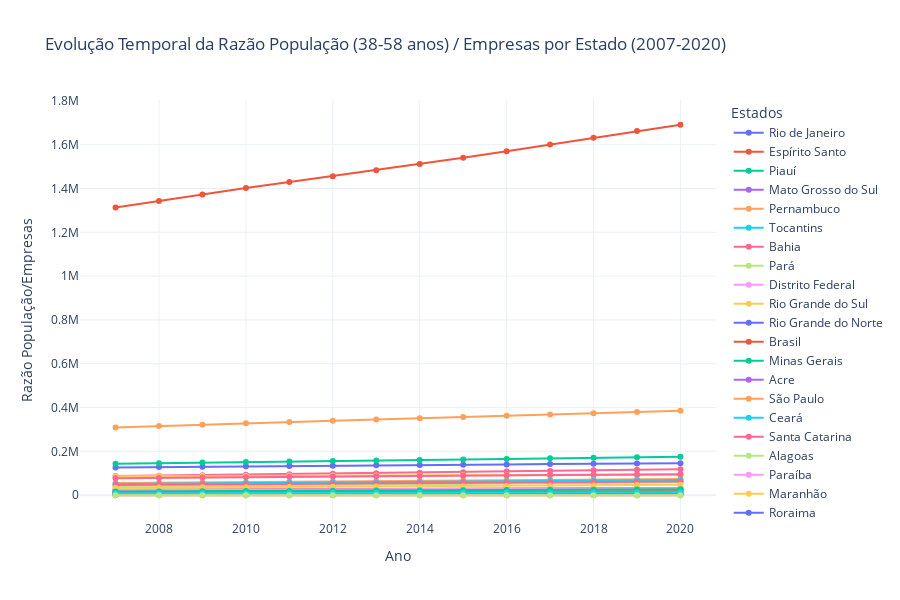

The notebook cell this image was saved under:
### Code cell
fig = go.Figure()

# Adicionando as linhas para cada estado
for estado in razao_populacao_empresa_corrigida.columns:
    fig.add_trace(
        go.Scatter(
            x=razao_populacao_empresa_corrigida.index,
            y=razao_populacao_empresa_corrigida[estado],
            mode="lines+markers",
            name=estado,
            hovertemplate="Estado: "
            + estado
            + "<br>Ano: %{x}<br>Razão: %{y:.2f}<extra></extra>",
        )
    )

# Configurando o layout
fig.update_layout(
    title="Evolução Temporal da Razão População (38-58 anos) / Empresas por Estado (2007-2020)",
    xaxis_title="Ano",
    yaxis_title="Razão População/Empresas",
    legend_title="Estados",
    hovermode="closest",
    template="plotly_white",
    height=600,
)

fig.show()

### Figure 1 — Plotly figure (JSON) as saved in the notebook; plotly's stock layout.template omitted (floating-point values rounded to 4 significant figures)
{"data": [{"hovertemplate": "Estado: Rio de Janeiro<br>Ano: %{x}<br>Razão: %{y:.2f}<extra></extra>", "mode": "lines+markers", "name": "Rio de Janeiro", "type": "scatter", "x": [2007, 2008, 2009, 2010, 2011, 2012, 2013, 2014, 2015, 2016, 2017, 2018, 2019, 2020], "y": [127000.0, 128800.0, 130600.0, 132200.0, 133700.0, 135100.0, 136400.0, 137800.0, 139200.0, 140700.0, 142100.0, 143500.0, 144900.0, 146000.0]}, {"hovertemplate": "Estado: Espírito Santo<br>Ano: %{x}<br>Razão: %{y:.2f}<extra></extra>", "mode": "lines+markers", "name": "Espírito Santo", "type": "scatter", "x": [2007, 2008, 2009, 2010, 2011, 2012, 2013, 2014, 2015, 2016, 2017, 2018, 2019, 2020], "y": [25410.0, 26070.0, 26710.0, 27310.0, 27870.0, 28420.0, 28950.0, 29500.0, 30070.0, 30650.0, 31250.0, 31860.0, 32470.0, 33050.0]}, {"hovertemplate": "Estado: Piauí<br>Ano: %{x}<br>Razão: %{y:.2f}<extra></extra>", "mode": "lines+markers", "name": "Piauí", "type": "scatter", "x": [2007, 2008, 2009, 2010, 2011, 2012, 2013, 2014, 2015, 2016, 2017, 2018, 2019, 2020], "y": [19080.0, 19500.0, 19930.0, 20360.0, 20790.0, 21230.0, 21690.0, 22170.0, 22690.0, 23240.0, 23810.0, 24380.0, 24960.0, 25510.0]}, {"hovertemplate": "Estado: Mato Grosso do Sul<br>Ano: %{x}<br>Razão: %{y:.2f}<extra></extra>", "mode": "lines+markers", "name": "Mato Grosso do Sul", "type": "scatter", "x": [2007, 2008, 2009, 2010, 2011, 2012, 2013, 2014, 2015, 2016, 2017, 2018, 2019, 2020], "y": [16550.0, 17010.0, 17460.0, 17880.0, 18280.0, 18670.0, 19060.0, 19450.0, 19850.0, 20270.0, 20700.0, 21130.0, 21550.0, 21960.0]}, {"hovertemplate": "Estado: Pernambuco<br>Ano: %{x}<br>Razão: %{y:.2f}<extra></extra>", "mode": "lines+markers", "name": "Pernambuco", "type": "scatter", "x": [2007, 2008, 2009, 2010, 2011, 2012, 2013, 2014, 2015, 2016, 2017, 2018, 2019, 2020], "y": [55700.0, 57040.0, 58410.0, 59790.0, 61170.0, 62570.0, 63990.0, 65440.0, 66920.0, 68430.0, 69950.0, 71460.0, 72920.0, 74290.0]}, {"hovertemplate": "Estado: Tocantins<br>Ano: %{x}<br>Razão: %{y:.2f}<extra></extra>", "mode": "lines+markers", "name": "Tocantins", "type": "scatter", "x": [2007, 2008, 2009, 2010, 2011, 2012, 2013, 2014, 2015, 2016, 2017, 2018, 2019, 2020], "y": [7805.0, 8065.0, 8327.0, 8586.0, 8846.0, 9113.0, 9388.0, 9673.0, 9968.0, 10270.0, 10580.0, 10890.0, 11200.0, 11500.0]}, {"hovertemplate": "Estado: Bahia<br>Ano: %{x}<br>Razão: %{y:.2f}<extra></extra>", "mode": "lines+markers", "name": "Bahia", "type": "scatter", "x": [2007, 2008, 2009, 2010, 2011, 2012, 2013, 2014, 2015, 2016, 2017, 2018, 2019, 2020], "y": [87420.0, 89550.0, 91710.0, 93870.0, 96030.0, 98220.0, 100500.0, 102800.0, 105300.0, 108000.0, 110700.0, 113600.0, 116400.0, 119100.0]}, {"hovertemplate": "Estado: Pará<br>Ano: %{x}<br>Razão: %{y:.2f}<extra></extra>", "mode": "lines+markers", "name": "Pará", "type": "scatter", "x": [2007, 2008, 2009, 2010, 2011, 2012, 2013, 2014, 2015, 2016, 2017, 2018, 2019, 2020], "y": [39290.0, 40670.0, 42070.0, 43470.0, 44860.0, 46280.0, 47750.0, 49270.0, 50840.0, 52460.0, 54120.0, 55810.0, 57530.0, 59230.0]}, {"hovertemplate": "Estado: Distrito Federal<br>Ano: %{x}<br>Razão: %{y:.2f}<extra></extra>", "mode": "lines+markers", "name": "Distrito Federal", "type": "scatter", "x": [2007, 2008, 2009, 2010, 2011, 2012, 2013, 2014, 2015, 2016, 2017, 2018, 2019, 2020], "y": [0.0, 0.0, 0.0, 0.0, 0.0, 0.0, 0.0, 0.0, 0.0, 0.0, 0.0, 0.0, 0.0, 0.0]}, {"hovertemplate": "Estado: Rio Grande do Sul<br>Ano: %{x}<br>Razão: %{y:.2f}<extra></extra>", "mode": "lines+markers", "name": "Rio Grande do Sul", "type": "scatter", "x": [2007, 2008, 2009, 2010, 2011, 2012, 2013, 2014, 2015, 2016, 2017, 2018, 2019, 2020], "y": [86720.0, 87660.0, 88450.0, 89100.0, 89610.0, 90010.0, 90360.0, 90700.0, 91070.0, 91490.0, 91940.0, 92400.0, 92850.0, 93230.0]}, {"hovertemplate": "Estado: Rio Grande do Norte<br>Ano: %{x}<br>Razão: %{y:.2f}<extra></extra>", "mode": "lines+markers", "name": "Rio Grande do Norte", "type": "scatter", "x": [2007, 2008, 2009, 2010, 2011, 2012, 2013, 2014, 2015, 2016, 2017, 2018, 2019, 2020], "y": [19960.0, 20510.0, 21070.0, 21630.0, 22180.0, 22730.0, 23280.0, 23830.0, 24390.0, 24970.0, 25550.0, 26120.0, 26660.0, 27160.0]}, {"hovertemplate": "Estado: Brasil<br>Ano: %{x}<br>Razão: %{y:.2f}<extra></extra>", "mode": "lines+markers", "name": "Brasil", "type": "scatter", "x": [2007, 2008, 2009, 2010, 2011, 2012, 2013, 2014, 2015, 2016, 2017, 2018, 2019, 2020], "y": [1313000.0, 1343000.0, 1373000.0, 1402000.0, 1429000.0, 1456000.0, 1484000.0, 1511000.0, 1540000.0, 1570000.0, 1601000.0, 1632000.0, 1662000.0, 1691000.0]}, {"hovertemplate": "Estado: Minas Gerais<br>Ano: %{x}<br>Razão: %{y:.2f}<extra></extra>", "mode": "lines+markers", "name": "Minas Gerais", "type": "scatter", "x": [2007, 2008, 2009, 2010, 2011, 2012, 2013, 2014, 2015, 2016, 2017, 2018, 2019, 2020], "y": [143500.0, 146400.0, 149200.0, 151700.0, 154100.0, 156400.0, 158700.0, 161000.0, 163400.0, 165900.0, 168400.0, 170900.0, 173400.0, 175700.0]}, {"hovertemplate": "Estado: Acre<br>Ano: %{x}<br>Razão: %{y:.2f}<extra></extra>", "mode": "lines+markers", "name": "Acre", "type": "scatter", "x": [2007, 2008, 2009, 2010, 2011, 2012, 2013, 2014, 2015, 2016, 2017, 2018, 2019, 2020], "y": [3498.0, 3648.0, 3801.0, 3955.0, 4110.0, 4267.0, 4428.0, 4593.0, 4763.0, 4939.0, 5117.0, 5292.0, 5464.0, 5632.0]}, {"hovertemplate": "Estado: São Paulo<br>Ano: %{x}<br>Razão: %{y:.2f}<extra></extra>", "mode": "lines+markers", "name": "São Paulo", "type": "scatter", "x": [2007, 2008, 2009, 2010, 2011, 2012, 2013, 2014, 2015, 2016, 2017, 2018, 2019, 2020], "y": [309000.0, 315700.0, 322200.0, 328400.0, 334200.0, 339800.0, 345400.0, 351000.0, 356700.0, 362600.0, 368600.0, 374500.0, 380400.0, 385900.0]}, {"hovertemplate": "Estado: Ceará<br>Ano: %{x}<br>Razão: %{y:.2f}<extra></extra>", "mode": "lines+markers", "name": "Ceará", "type": "scatter", "x": [2007, 2008, 2009, 2010, 2011, 2012, 2013, 2014, 2015, 2016, 2017, 2018, 2019, 2020], "y": [51460.0, 52780.0, 54100.0, 55410.0, 56700.0, 57980.0, 59290.0, 60650.0, 62070.0, 63570.0, 65100.0, 66620.0, 68110.0, 69520.0]}, {"hovertemplate": "Estado: Santa Catarina<br>Ano: %{x}<br>Razão: %{y:.2f}<extra></extra>", "mode": "lines+markers", "name": "Santa Catarina", "type": "scatter", "x": [2007, 2008, 2009, 2010, 2011, 2012, 2013, 2014, 2015, 2016, 2017, 2018, 2019, 2020], "y": [46780.0, 48030.0, 49230.0, 50380.0, 51510.0, 52620.0, 53750.0, 54910.0, 56140.0, 57430.0, 58790.0, 60200.0, 61640.0, 63080.0]}, {"hovertemplate": "Estado: Alagoas<br>Ano: %{x}<br>Razão: %{y:.2f}<extra></extra>", "mode": "lines+markers", "name": "Alagoas", "type": "scatter", "x": [2007, 2008, 2009, 2010, 2011, 2012, 2013, 2014, 2015, 2016, 2017, 2018, 2019, 2020], "y": [18110.0, 18590.0, 19060.0, 19520.0, 19960.0, 20410.0, 20860.0, 21330.0, 21810.0, 22320.0, 22830.0, 23340.0, 23840.0, 24300.0]}, {"hovertemplate": "Estado: Paraíba<br>Ano: %{x}<br>Razão: %{y:.2f}<extra></extra>", "mode": "lines+markers", "name": "Paraíba", "type": "scatter", "x": [2007, 2008, 2009, 2010, 2011, 2012, 2013, 2014, 2015, 2016, 2017, 2018, 2019, 2020], "y": [23640.0, 24190.0, 24750.0, 25320.0, 25890.0, 26470.0, 27070.0, 27700.0, 28360.0, 29050.0, 29760.0, 30480.0, 31170.0, 31830.0]}, {"hovertemplate": "Estado: Maranhão<br>Ano: %{x}<br>Razão: %{y:.2f}<extra></extra>", "mode": "lines+markers", "name": "Maranhão", "type": "scatter", "x": [2007, 2008, 2009, 2010, 2011, 2012, 2013, 2014, 2015, 2016, 2017, 2018, 2019, 2020], "y": [34180.0, 35060.0, 35950.0, 36820.0, 37670.0, 38520.0, 39420.0, 40390.0, 41440.0, 42590.0, 43800.0, 45070.0, 46370.0, 47660.0]}, {"hovertemplate": "Estado: Roraima<br>Ano: %{x}<br>Razão: %{y:.2f}<extra></extra>", "mode": "lines+markers", "name": "Roraima", "type": "scatter", "x": [2007, 2008, 2009, 2010, 2011, 2012, 2013, 2014, 2015, 2016, 2017, 2018, 2019, 2020], "y": [2232.0, 2331.0, 2429.0, 2530.0, 2636.0, 2748.0, 2867.0, 2992.0, 3126.0, 3268.0, 3429.0, 3638.0, 3890.0, 4100.0]}, {"hovertemplate": "Estado: Sergipe<br>Ano: %{x}<br>Razão: %{y:.2f}<extra></extra>", "mode": "lines+markers", "name": "Sergipe", "type": "scatter", "x": [2007, 2008, 2009, 2010, 2011, 2012, 2013, 2014, 2015, 2016, 2017, 2018, 2019, 2020], "y": [12340.0, 12750.0, 13160.0, 13570.0, 13970.0, 14360.0, 14760.0, 15160.0, 15580.0, 16010.0, 16440.0, 16880.0, 17300.0, 17710.0]}, {"hovertemplate": "Estado: Amazonas<br>Ano: %{x}<br>Razão: %{y:.2f}<extra></extra>", "mode": "lines+markers", "name": "Amazonas", "type": "scatter", "x": [2007, 2008, 2009, 2010, 2011, 2012, 2013, 2014, 2015, 2016, 2017, 2018, 2019, 2020], "y": [16900.0, 17590.0, 18290.0, 19010.0, 19740.0, 20490.0, 21260.0, 22060.0, 22880.0, 23730.0, 24610.0, 25510.0, 26440.0, 27310.0]}, {"hovertemplate": "Estado: Amapá<br>Ano: %{x}<br>Razão: %{y:.2f}<extra></extra>", "mode": "lines+markers", "name": "Amapá", "type": "scatter", "x": [2007, 2008, 2009, 2010, 2011, 2012, 2013, 2014, 2015, 2016, 2017, 2018, 2019, 2020], "y": [3009.0, 3174.0, 3340.0, 3504.0, 3666.0, 3828.0, 3993.0, 4159.0, 4326.0, 4493.0, 4660.0, 4824.0, 4986.0, 5143.0]}, {"hovertemplate": "Estado: Mato Grosso<br>Ano: %{x}<br>Razão: %{y:.2f}<extra></extra>", "mode": "lines+markers", "name": "Mato Grosso", "type": "scatter", "x": [2007, 2008, 2009, 2010, 2011, 2012, 2013, 2014, 2015, 2016, 2017, 2018, 2019, 2020], "y": [0.0, 0.0, 0.0, 0.0, 0.0, 0.0, 0.0, 0.0, 0.0, 0.0, 0.0, 0.0, 0.0, 0.0]}, {"hovertemplate": "Estado: Rondônia<br>Ano: %{x}<br>Razão: %{y:.2f}<extra></extra>", "mode": "lines+markers", "name": "Rondônia", "type": "scatter", "x": [2007, 2008, 2009, 2010, 2011, 2012, 2013, 2014, 2015, 2016, 2017, 2018, 2019, 2020], "y": [9488.0, 9831.0, 10170.0, 10490.0, 10810.0, 11120.0, 11420.0, 11730.0, 12040.0, 12350.0, 12660.0, 12950.0, 13230.0, 13500.0]}, {"hovertemplate": "Estado: Paraná<br>Ano: %{x}<br>Razão: %{y:.2f}<extra></extra>", "mode": "lines+markers", "name": "Paraná", "type": "scatter", "x": [2007, 2008, 2009, 2010, 2011, 2012, 2013, 2014, 2015, 2016, 2017, 2018, 2019, 2020], "y": [77430.0, 79260.0, 80990.0, 82600.0, 84070.0, 85460.0, 86810.0, 88150.0, 89510.0, 90900.0, 92320.0, 93720.0, 95070.0, 96300.0]}, {"hovertemplate": "Estado: Goiás<br>Ano: %{x}<br>Razão: %{y:.2f}<extra></extra>", "mode": "lines+markers", "name": "Goiás", "type": "scatter", "x": [2007, 2008, 2009, 2010, 2011, 2012, 2013, 2014, 2015, 2016, 2017, 2018, 2019, 2020], "y": [0.0, 0.0, 0.0, 0.0, 0.0, 0.0, 0.0, 0.0, 0.0, 0.0, 0.0, 0.0, 0.0, 0.0]}], "layout": {"height": 600, "hovermode": "closest", "legend": {"title": {"text": "Estados"}}, "title": {"text": "Evolução Temporal da Razão População (38-58 anos) / Empresas por Estado (2007-2020)"}, "xaxis": {"title": {"text": "Ano"}}, "yaxis": {"title": {"text": "Razão População/Empresas"}}}}
